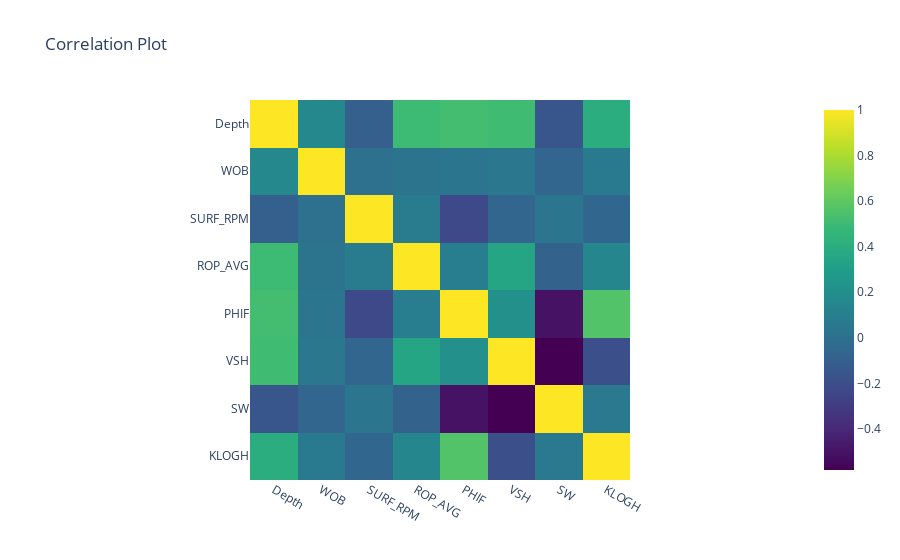

Here is the notebook cell this chart was saved with:
### Code cell
fig = px.imshow(df.corr(), color_continuous_scale='Viridis', title='Correlation Plot')
fig.show()

### Figure 1 — Plotly figure (JSON) as saved in the notebook; plotly's stock layout.template omitted (floating-point values rounded to 4 significant figures)
{"data": [{"coloraxis": "coloraxis", "hovertemplate": "x: %{x}<br>y: %{y}<br>color: %{z}<extra></extra>", "name": "0", "type": "heatmap", "x": ["Depth", "WOB", "SURF_RPM", "ROP_AVG", "PHIF", "VSH", "SW", "KLOGH"], "xaxis": "x", "y": ["Depth", "WOB", "SURF_RPM", "ROP_AVG", "PHIF", "VSH", "SW", "KLOGH"], "yaxis": "y", "z": [[1, 0.1598, -0.1045, 0.4991, 0.5215, 0.508, -0.1544, 0.403], [0.1598, 1, 0.007013, 0.02743, 0.03361, 0.04596, -0.06415, 0.07022], [-0.1045, 0.007013, 1, 0.07383, -0.2301, -0.06399, 0.04345, -0.05849], [0.4991, 0.02743, 0.07383, 1, 0.09338, 0.349, -0.08095, 0.1496], [0.5215, 0.03361, -0.2301, 0.09338, 1, 0.208, -0.5017, 0.5616], [0.508, 0.04596, -0.06399, 0.349, 0.208, 1, -0.5806, -0.1944], [-0.1544, -0.06415, 0.04345, -0.08095, -0.5017, -0.5806, 1, 0.06031], [0.403, 0.07022, -0.05849, 0.1496, 0.5616, -0.1944, 0.06031, 1]]}], "layout": {"coloraxis": {"colorscale": [[0, "#440154"], [0.1111, "#482878"], [0.2222, "#3e4989"], [0.3333, "#31688e"], [0.4444, "#26828e"], [0.5556, "#1f9e89"], [0.6667, "#35b779"], [0.7778, "#6ece58"], [0.8889, "#b5de2b"], [1, "#fde725"]]}, "title": {"text": "Correlation Plot"}, "xaxis": {"anchor": "y", "constrain": "domain", "domain": [0, 1], "scaleanchor": "y"}, "yaxis": {"anchor": "x", "autorange": "reversed", "constrain": "domain", "domain": [0, 1]}}}
